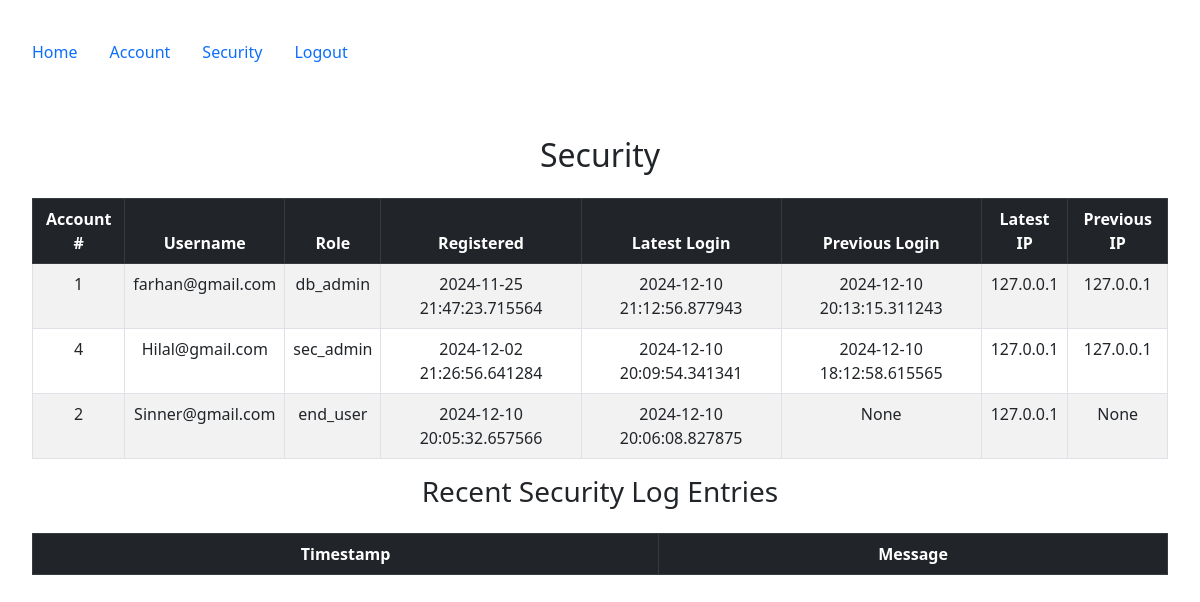
The app's page /security (signed in), older data.
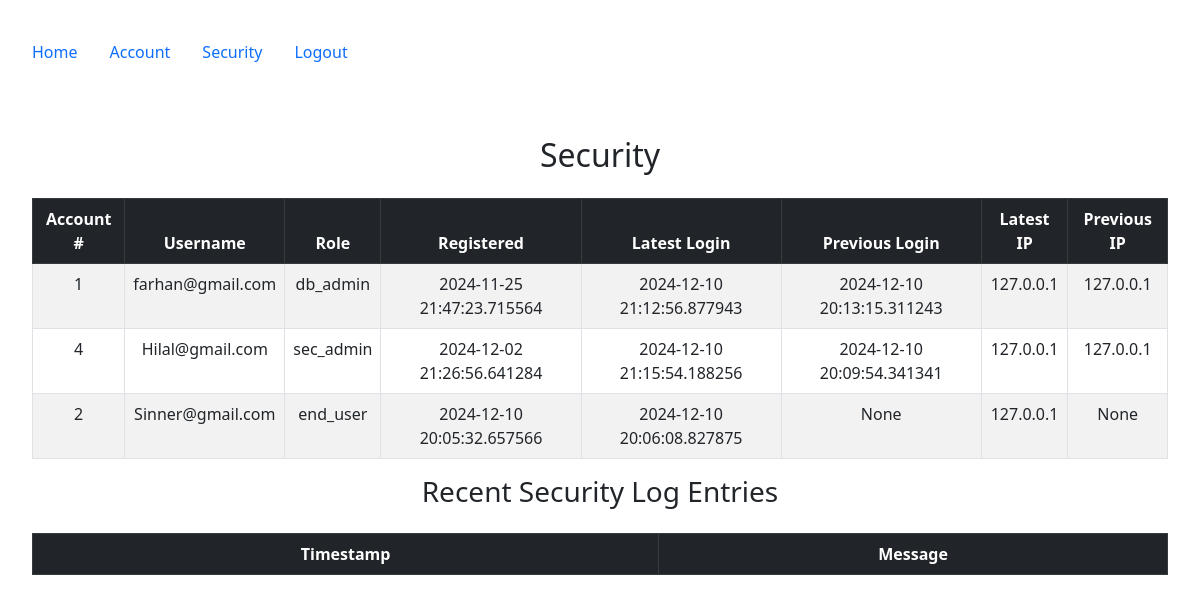
The same page, newer data.
### config.py (models this page shows, shortened)
class Log(db.Model):
    __tablename__ = 'logs'
    id = db.Column(db.Integer, primary_key=True)
    user_id = db.Column(db.Integer, db.ForeignKey('users.id', ondelete="CASCADE"), nullable=False)
    user_registered = db.Column(db.DateTime, nullable=False, default=datetime.utcnow)
    latest_login = db.Column(db.DateTime)
    previous_login = db.Column(db.DateTime)
    latest_ip = db.Column(db.String(100))
    previous_ip = db.Column(db.String(100))
    user = db.relationship("User", back_populates="log")

class User(db.Model, UserMixin):
    __tablename__ = 'users'
    id = db.Column(db.Integer, primary_key=True)
    email = db.Column(db.String(100), nullable=False, unique=True)
    password = db.Column(db.String(128), nullable=False)
    firstname = db.Column(db.String(100), nullable=False)
    lastname = db.Column(db.String(100), nullable=False)
    phone = db.Column(db.String(100), nullable=False)
    mfa_key = db.Column(db.String(32), nullable=False, default='')  # Store MFA key
    salt = db.Column(db.String(44), nullable=False,default=lambda: base64.urlsafe_b64encode(os.urandom(32)).decode('utf-8'))
    mfa_enabled = db.Column(db.Boolean, nullable=False, default=False)  # Track if MFA is enabled
    role = db.Column(db.String(50), nullable=False, default='end_user')
    posts = db.relationship("Post", order_by=Post.id, back_populates="user")
    log = db.relationship("Log", uselist=False, back_populates="user", cascade="all, delete-orphan")

### security/views.py (the view)
@security_bp.route('/security')
@login_required
def security():
    if current_user.role != 'sec_admin':
        security_logger.error(
            f"Unauthorized role access: Email={current_user.email}, Role={current_user.role}, URL={request.url}, IP={request.remote_addr}"
        )
        abort(403)
    logs = Log.query.join(User).all()
    log_entries = []
    try:
        with open("security.log", "r") as log_file:
            lines = log_file.readlines()
            log_entries = lines[-10:][::-1]  # Get last 10 entries and reverse them
    except FileNotFoundError:
        flash("Security log file not found.", "warning")
    return render_template('security/security.html', logs=logs, log_entries=log_entries)

### app.py (called while the page is built, shortened)
@login_manager.user_loader
def load_user(user_id):
    return User.query.get(int(user_id))

@app.before_request
def restrict_access_and_waf_function_name():
    excluded_routes = ['firewall_error', 'static', 'accounts.mfa_setup']
    if request.endpoint in excluded_routes:
        return  # Skip the check for these routes
    path = request.path
    query = request.query_string.decode("utf-8")
    combined_request_data = f"{path} {query}"
    print(f"Combined Request Data: {combined_request_data}")
    for attack_type, pattern in waf_rules.items():
        if pattern.search(combined_request_data):
            matched_data = pattern.findall(combined_request_data)
            print(f"Detected Attack Type: {attack_type} | Matched Data: {matched_data}")
            flash(f"Attack detected: {attack_type}", "danger")
            return redirect(url_for('firewall_error', attack_type=attack_type))

### templates/security/security.html (shortened to what this page needs)
{% extends "base.html" %}
{% block content %}
<h2 class="mb-4 text-center">Security</h2>
<table class="table table-striped table-bordered">
    <thead class="table-dark">
        <tr>
            <th>Account #</th>
            <th>Username</th>
            <th>Role</th>
            <th>Registered</th>
            <th>Latest Login</th>
            <th>Previous Login</th>
            <th>Latest IP</th>
            <th>Previous IP</th>
        </tr>
    </thead>
    <tbody>
        {% for log in logs %}
        <tr>
            <td>{{ log.user_id }}</td>
            <td>{{ log.user.email }}</td>
            <td>{{ log.user.role }}</td>
            <td>{{ log.user_registered }}</td>
            <td>{{ log.latest_login or "None" }}</td>
            <td>{{ log.previous_login or "None" }}</td>
            <td>{{ log.latest_ip or "None" }}</td>
            <td>{{ log.previous_ip or "None" }}</td>
        </tr>
        {% endfor %}
    </tbody>
</table>
<h3 class="mb-4 text-center">Recent Security Log Entries</h3>
<table class="table table-striped table-bordered">
    <thead class="table-dark">
        <tr>
            <th>Timestamp</th>
            <th>Message</th>
        </tr>
    </thead>
</table>
{% endblock %}

### templates/base.html (shortened to what this page needs)
<!DOCTYPE html>
<html lang="en">
<head>
    <link rel="stylesheet" href="https://cdn.jsdelivr.net/npm/bootstrap@5.2.2/dist/css/bootstrap.min.css">
</head>
<body>
<section class="container-fluid p-3 my-3">
    <nav class="nav nav-pills flex-column flex-sm-row">
        <a class="nav-item nav-link" href="{{ url_for('index') }}">Home</a>
        {% if current_user.is_authenticated %}
            {% if current_user.role == 'db_admin' %}
                <a class="nav-item nav-link" href="{{ url_for('accounts.account') }}">Account</a>
                <a class="nav-item nav-link" href="{{ url_for('admin.index', _scheme='https', _external=True) }}">DB Admin</a>
                <a class="nav-item nav-link" href="{{ url_for('accounts.logout') }}">Logout</a>
            {% elif current_user.role == 'sec_admin' %}
                <a class="nav-item nav-link" href="{{ url_for('accounts.account') }}">Account</a>
                <a class="nav-item nav-link" href="{{ url_for('security.security') }}">Security</a>
                <a class="nav-item nav-link" href="{{ url_for('accounts.logout') }}">Logout</a>
            {% endif %}
        {% else %}
            <a class="nav-item nav-link" href="{{ url_for('accounts.registration') }}">Registration</a>
            <a class="nav-item nav-link" href="{{ url_for('accounts.login') }}">Login</a>
        {% endif %}
    </nav>
    <div class="container-fluid p-3 my-5 text-center">
        {% block content %}{% endblock %}
    </div>
</section>
</body>
</html>

### templates/base.html (style rules this page uses)
.table { margin-left: auto; margin-right: auto; }

Row changes from the older to the newer data that the page shows:
changed Log "Hilal@gmail.com": latest_login "2024-12-10 20:09:54.341341" → "2024-12-10 21:15:54.188256"; previous_login "2024-12-10 18:12:58.615565" → "2024-12-10 20:09:54.341341"
